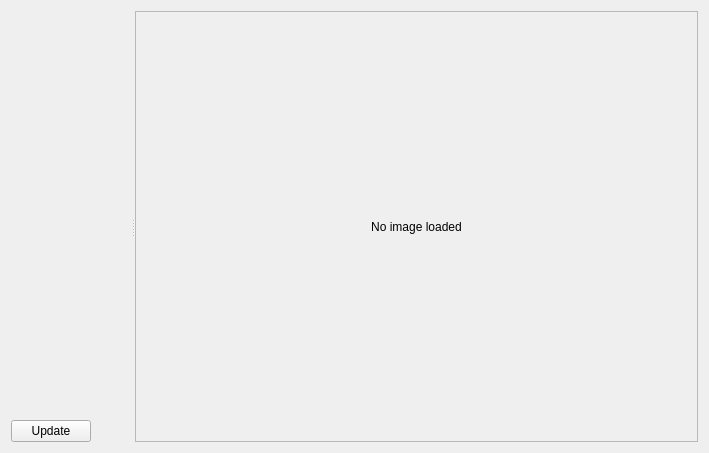
<?xml version="1.0" encoding="UTF-8"?>
<ui version="4.0">
 <class>WdgRawImport</class>
 <widget class="QWidget" name="WdgRawImport">
  <property name="geometry">
   <rect>
    <x>0</x>
    <y>0</y>
    <width>709</width>
    <height>453</height>
   </rect>
  </property>
  <layout class="QGridLayout" name="gridLayout_3">
   <item row="0" column="0">
    <widget class="QSplitter" name="splitter">
     <property name="orientation">
      <enum>Qt::Horizontal</enum>
     </property>
     <widget class="QWidget" name="layoutWidget">
      <layout class="QGridLayout" name="gridLayout_2">
       <item row="0" column="0">
        <widget class="KDcrawIface::DcrawSettingsWidget" name="rawSettings" native="true"/>
       </item>
       <item row="2" column="0">
        <layout class="QHBoxLayout" name="horizontalLayout">
         <item>
          <widget class="QPushButton" name="pushButtonUpdate">
           <property name="text">
            <string>Update</string>
           </property>
          </widget>
         </item>
         <item>
          <spacer name="horizontalSpacer">
           <property name="orientation">
            <enum>Qt::Horizontal</enum>
           </property>
           <property name="sizeHint" stdset="0">
            <size>
             <width>40</width>
             <height>20</height>
            </size>
           </property>
          </spacer>
         </item>
        </layout>
       </item>
       <item row="1" column="0">
        <spacer name="verticalSpacer">
         <property name="orientation">
          <enum>Qt::Vertical</enum>
         </property>
         <property name="sizeHint" stdset="0">
          <size>
           <width>20</width>
           <height>40</height>
          </size>
         </property>
        </spacer>
       </item>
      </layout>
     </widget>
     <widget class="QScrollArea" name="scrollArea">
      <property name="sizePolicy">
       <sizepolicy hsizetype="Expanding" vsizetype="Expanding">
        <horstretch>100</horstretch>
        <verstretch>0</verstretch>
       </sizepolicy>
      </property>
      <property name="widgetResizable">
       <bool>true</bool>
      </property>
      <widget class="QWidget" name="scrollAreaWidgetContents">
       <property name="geometry">
        <rect>
         <x>0</x>
         <y>0</y>
         <width>560</width>
         <height>439</height>
        </rect>
       </property>
       <layout class="QGridLayout" name="gridLayout">
        <item row="0" column="0">
         <widget class="QLabel" name="preview">
          <property name="minimumSize">
           <size>
            <width>250</width>
            <height>0</height>
           </size>
          </property>
          <property name="text">
           <string>No image loaded</string>
          </property>
          <property name="alignment">
           <set>Qt::AlignCenter</set>
          </property>
         </widget>
        </item>
       </layout>
      </widget>
     </widget>
    </widget>
   </item>
  </layout>
 </widget>
 <customwidgets>
  <customwidget>
   <class>KDcrawIface::DcrawSettingsWidget</class>
   <extends>QWidget</extends>
   <header>kdcraw/dcrawsettingswidget.h</header>
   <container>1</container>
  </customwidget>
 </customwidgets>
 <resources/>
 <connections/>
</ui>
